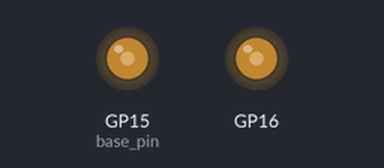
A program run on a simulated Raspberry Pi Pico running MicroPython. On the bench: output pins drawn as LEDs (lit = HIGH). At 0.1 s the program stops and its outputs stay as they are.

Above: at 0.1 s.
Timing chart, 0 to 1.6 s (numbered marks = the images above):
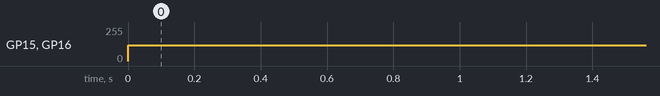

Measured:
- by itself, GP15 (base_pin), GP16: 0/255 → 119/255 at 0.00 s

The program:

h-bridge.py
```python
from machine import Pin
from rp2 import PIO, StateMachine, asm_pio

# We use two pins for side set: both start out as 0
@asm_pio(sideset_init=(PIO.OUT_LOW, PIO.OUT_LOW))
def pwm_bridge():
  pull(noblock) .side(0b00)  # clear A & B
  mov(x, osr)  # keep most recent pull data stashed in X, for recycling by pull
  mov(y, isr)  # ISR must be preloaded with PWM count max (see below)

  label("loop_a")
  jmp(x_not_y, "skip_a")        # continue if x == y (time's up)
  nop() .side(0b01)             # set a = 1, b = 0
  label("skip_a")
  jmp(y_dec, "loop_a")          # if y == 0, loop again, also y--

  mov(y, isr) [2]  .side(0b00)  # reload y and clear a & b
  label("loop_b")
  jmp(x_not_y, "skip_b")
  nop() .side(0b10)             # set a = 0, b = 1
  label("skip_b")
  jmp(y_dec, "loop_b")


class HBridge:
  def __init__(self, sm_id, base_pin, max_count, count_freq):
    self._sm = StateMachine(sm_id, pwm_bridge, freq = 2 * count_freq, sideset_base = Pin(base_pin))

    self._sm.put(max_count)  # to the output FIFO

    # Use exec() to load max count into ISR
    self._sm.exec("pull()")         # pull from the output FIFO to the output shift register (OSR)
    self._sm.exec("mov(isr, osr)")  # copy from the OSR to the ISR (used here as a third scratch register)

    # Start the state machine
    self._sm.active(1)

    # Store the max count for use by #set, below
    self._max_count = max_count

  # Minimum value is -1 (completely turn off). 0 actually produces narrow pulse
  def set(self, value):
    value = max(value, -1)
    value = min(value, self._max_count)
    self._sm.put(value)


# GPIO 15 (pin 20 on Pico) is LED A, 16 is LED B
pwm = HBridge(sm_id=0, base_pin=15, max_count=180, count_freq=1_500_000)
pwm.set(170)

#while True:
#    for i in range(50):
#        pwm.set(i)
#        sleep(0.01)
#    for i in range(50):
#        pwm.set(50-i)
#        sleep(0.01)
```
